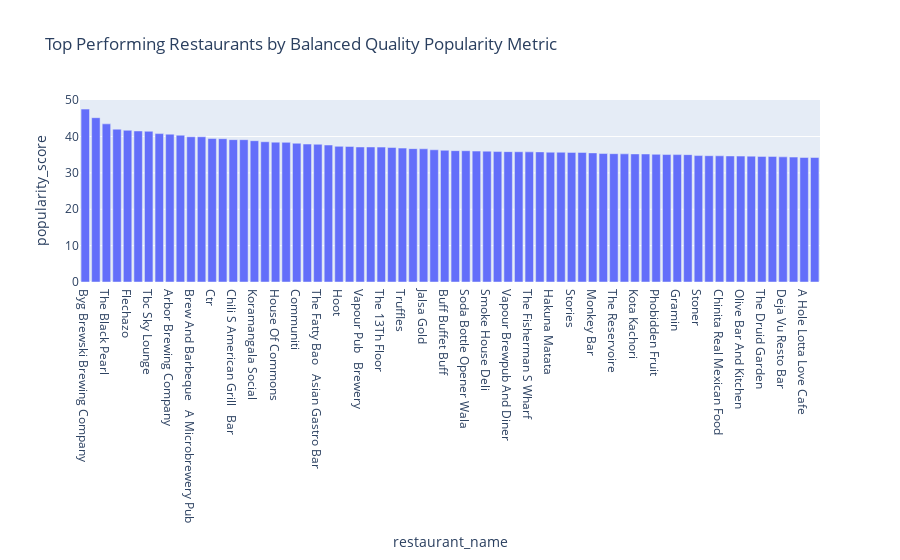

Notebook code for this chart:
### Code cell
px.bar(score,x='restaurant_name',y='popularity_score',title="Top Performing Restaurants by Balanced Quality Popularity Metric")

### Figure 1 — Plotly figure (JSON) as saved in the notebook; plotly's stock layout.template omitted (floating-point values rounded to 4 significant figures)
{"data": [{"alignmentgroup": "True", "hovertemplate": "restaurant_name=%{x}<br>popularity_score=%{y}<extra></extra>", "legendgroup": "", "marker": {"color": "#636efa", "pattern": {"shape": ""}}, "name": "", "offsetgroup": "", "orientation": "v", "showlegend": false, "textposition": "auto", "type": "bar", "x": ["Byg Brewski Brewing Company", "Toit", "The Black Pearl", "Big Pitcher", "Flechazo", "Biergarten", "Tbc Sky Lounge", "The Hole In The Wall Cafe", "Arbor Brewing Company", "Prost Brew Pub", "Brew And Barbeque   A Microbrewery Pub", "Windmills Craftworks", "Ctr", "Fenny S Lounge And Kitchen", "Chili S American Grill   Bar", "The Boozy Griffin", "Koramangala Social", "Hard Rock Cafe", "House Of Commons", "Church Street Social", "Communiti", "Echoes Koramangala", "The Fatty Bao   Asian Gastro Bar", "Asia Kitchen By Mainland China", "Hoot", "The London Curry House   The Royale Senate Hotel", "Vapour Pub   Brewery", "Dyu Art Cafe", "The 13Th Floor", "Vidyarthi Bhavan", "Truffles", "Sultans Of Spice", "Jalsa Gold", "Brooks And Bonds Brewery", "Buff Buffet Buff", "Tim Tai", "Soda Bottle Opener Wala", "Brewsky", "Smoke House Deli", "The Black Rabbit", "Vapour Brewpub And Diner", "Delhi Highway", "The Fisherman S Wharf", "The Pizza Bakery", "Hakuna Matata", "Yauatcha", "Stories", "The Pallet", "Monkey Bar", "Float", "The Reservoire", "Sidewalk   The Garden Bar", "Kota Kachori", "Loft38", "Phobidden Fruit", "Veena Stores", "Gramin", "1131 Bar   Kitchen", "Stoner", "High Ultra Lounge", "Chinita Real Mexican Food", "Burma Burma", "Olive Bar And Kitchen", "Ebony", "The Druid Garden", "Mamagoto", "Deja Vu Resto Bar", "Once Upon A Flame", "A Hole Lotta Love Cafe", "Farzi Cafe"], "xaxis": "x", "y": [47.54, 45.18, 43.48, 42.02, 41.72, 41.52, 41.44, 40.8, 40.65, 40.36, 39.94, 39.93, 39.44, 39.4, 39.14, 39.13, 38.85, 38.56, 38.45, 38.39, 38.15, 37.93, 37.87, 37.66, 37.3, 37.27, 37.13, 37.12, 37.09, 36.97, 36.81, 36.67, 36.62, 36.35, 36.21, 36.11, 36.09, 36.0, 35.97, 35.86, 35.84, 35.81, 35.78, 35.77, 35.69, 35.67, 35.64, 35.63, 35.5, 35.32, 35.28, 35.23, 35.22, 35.2, 35.11, 35.04, 35.03, 35.02, 34.76, 34.73, 34.7, 34.66, 34.62, 34.61, 34.54, 34.53, 34.4, 34.34, 34.24, 34.23], "yaxis": "y"}], "layout": {"autosize": true, "barmode": "relative", "legend": {"tracegroupgap": 0}, "title": {"text": "Top Performing Restaurants by Balanced Quality Popularity Metric"}, "xaxis": {"anchor": "y", "autorange": true, "domain": [0, 1], "range": [-0.5, 69.5], "title": {"text": "restaurant_name"}, "type": "category"}, "yaxis": {"anchor": "x", "autorange": true, "domain": [0, 1], "range": [0, 50.04], "title": {"text": "popularity_score"}, "type": "linear"}}}
